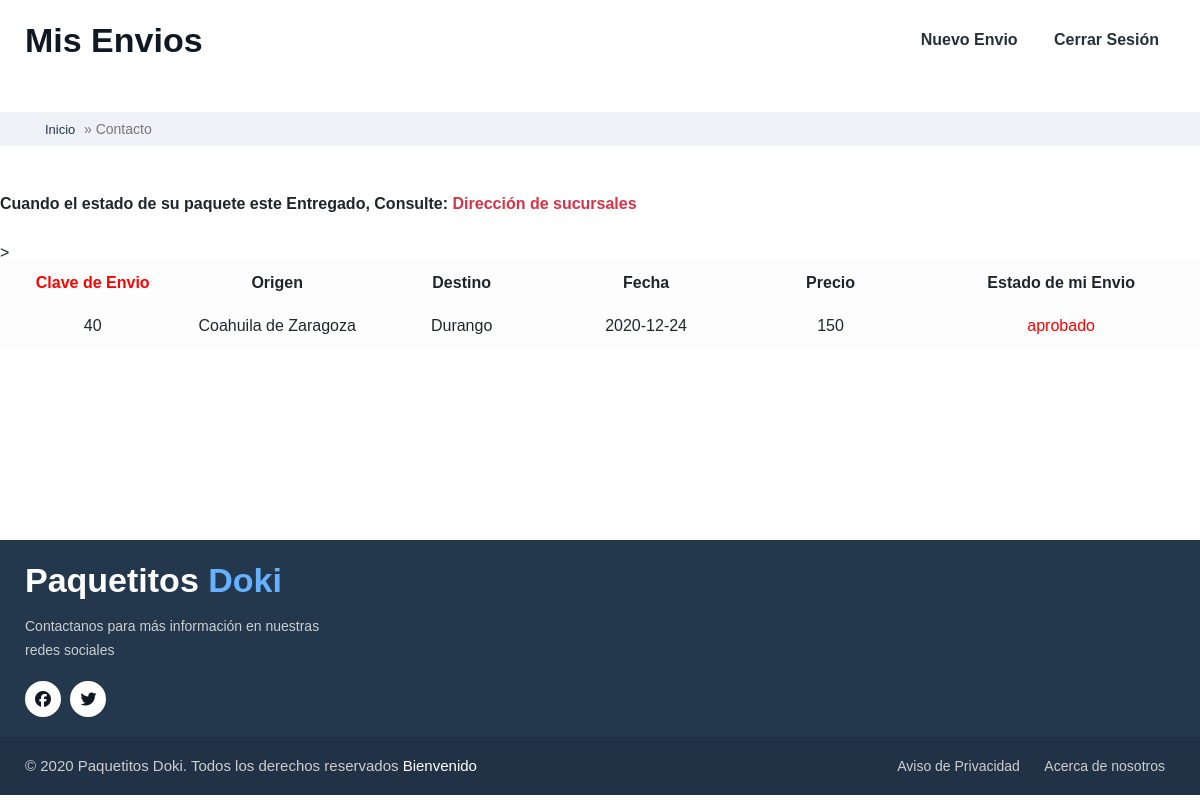
/usuario/misenvios.php (signed in), run on the app's committed database.
### tables this page shows
CREATE TABLE `nuevoenvio` (
  `ID_NEnvio` int(6) NOT NULL,
  `ID_Cliente` int(6) NOT NULL,
  `Estado_Origen` varchar(35) NOT NULL,
  `Estado_Destino` varchar(20) NOT NULL,
  `Fecha_Envio` date NOT NULL,
  `Comentario` varchar(35) NOT NULL,
  `Precio_final` int(11) NOT NULL,
  `imagen` varchar(255) NOT NULL DEFAULT 'https://www.gureakmarketing.com/images/blog/0036-mailing-postal-internacional.jpg',
  `PaypalDatos` text NOT NULL,
  `Fecha` datetime NOT NULL,
  `Correo` varchar(5000) NOT NULL,
  `Estado` varchar(200) NOT NULL
);

### usuario/misenvios.php (the view, shortened to what this page needs)
<head>
    <link rel="stylesheet" href="https://necolas.github.io/normalize.css/8.0.1/normalize.css">
    <link rel="stylesheet" href="../estilo.css">
    <link rel="stylesheet" href="../assets/css/style-starter.css">
</head>
<body>
    <header class="w3l-header-nav">
        <nav class="navbar navbar-expand-lg navbar-light px-lg-0 py-0 px-3 stroke">
            <div class="container">
                <h1><a class="navbar-brand" stylr="color:  #5e9ad6" href="Envios.php"> Mis Envios </a></h1>
                <div class="collapse navbar-collapse" id="navbarSupportedContent">
                    <ul class="navbar-nav ml-auto">
                        <li class="nav-item">
                            <ul>
                                <li><a class="nav-link" href="Envios.php"> Nuevo Envio </a></li>
                                <li><a class="nav-link"
                                        href="salir.php"> Cerrar Sesión </a>
                                </li>
                            </ul>
                        </li>
                    </ul>
        </nav>
    </header>
    <div class="title-content text-left">
        <br> <br>
	</div>
		<nav id="breadcrumbs" class="breadcrumbs">
			<div class="container page-wrapper">
				<a href="../index.php"> Inicio </a> » <span class="breadcrumb_last" aria-current="page">Contacto </span>
			</div>
		</nav>
		<br>
             <?php
			$conexion=mysqli_connect("localhost","root","","dokibase3") or
			die("Problemas con la conexión");
			 $id_cliente = isset($_SESSION['ID_Cliente']) ? $_SESSION['ID_Cliente'] : '';
				$registros=mysqli_query($conexion,"SELECT * from nuevoenvio  WHERE ID_Cliente = $id_cliente") or
			die("Problemas en el select:".mysqli_error($conexion));
			while ($reg=mysqli_fetch_array($registros))
			{
                if($reg['Estado']=='entregado'){
					echo '<h6 style="text-center"> El paquete esta entregado en la sucursal de su Estado Destino,  Consulte: <a href="sucursales.php"> Dirección de sucursales </a> </h6>';
					?> </br> </br> <?php
					echo '<a href="opiniones.php"> Califique el servicio </a>';
                 } else{
					?> </br> </br> <?php
                    echo '<h6 style="text-center"> Cuando el estado de su paquete este Entregado, Consulte: <a href="sucursales.php"> Dirección de sucursales </a> </h6>';
				 }
				 ?> </br> </br> <?php
            echo '
            <table class="table table-light table-bordered" style="center">
            <tbody>
            <tr>
            <th width="10%" class="text-center" style="color:red"> Clave de Envio </th>
            <th width="10%" class="text-center"> Origen </th>
            <th width="10%" class="text-center"> Destino </th>
            <th width="10%" class="text-center"> Fecha </th>
            <th width="10%" class="text-center"> Precio </th>
            <th width="15%" class="text-center"> Estado de mi Envio </th>
            </tr>
            <tr>
            <td width="10%" class="text-center">'.$reg['ID_NEnvio'].'</td>
            <td width="10%" class="text-center">'.$reg['Estado_Origen'].'</td>
            <td width="10%" class="text-center">'.$reg['Estado_Destino'].'</td>
            <td width="10%" class="text-center">'.$reg['Fecha_Envio'].'</td>
			<td width="10%" class="text-center">'.$reg['Precio_final'].'</td>
            <td width="15%" class="text-center" style="color:red">'.$reg['Estado'].'</td>>
            </tr>
            </tbody>
            </table>
			</div>
			';
			}
            ?>
	<footer class="w3l-footer-66">
		<section class="footer-inner-main">
			<div class="footer-hny-grids py-1">
				<div class="container py-lg-3">
					<div class="text-txt">
						<div class="right-side">
							<div class="row sub-columns">
								<div class="col-lg-4 col-md-4 sub-one-left pr-lg-4">
									<h2><a class="navbar-brand" href="../index.php">Paquetitos<span> Doki </span></a></h2>
									<p class="pr-lg-4"> Contactanos para más información en nuestras redes sociales </p>
									<div class="columns-2">
										<ul class="social">
											<li><a href="#facebook"><span class="fa fa-facebook"
														aria-hidden="true"></span></a>
											</li>
											<li><a href="#twitter"><span class="fa fa-twitter"
														aria-hidden="true"></span></a>
											</li>
										</ul>
									</div>
								</div>
								</div>
							</div>
						</div>
					</div>
				</div>
			<div class="below-section">
				<div class="container">
					<div class="copyright-footer">
						<div class="columns text-lg-left">
							<p>© 2020 Paquetitos Doki. Todos los derechos reservados  <a
									href="https://w3layouts.com"> Bienvenido </a></p>
						</div>
						<ul class="columns text-lg-right">
							<li><a href="../aviso.php"> Aviso de Privacidad </a>
							</li>
							<li><a href="../about.php"> Acerca de nosotros </a>
							</li>
						</ul>
					</div>
				</div>
			</div>
	</section>
</footer>
</body>
</html>

### estilo.css (style rules this page uses)
* { box-sizing: border-box; }
body { font-family: 'Roboto', sans-serif; background: #E5E5E5; }

### data on the page
nuevoenvio: shows "Cuando el estado de su paquete este Entregado, Consulte:", ID_NEnvio "40", Estado_Origen "Coahuila de Zaragoza", Estado_Destino "Durango", Fecha_Envio "2020-12-24", Precio_final "150", Estado "aprobado"
